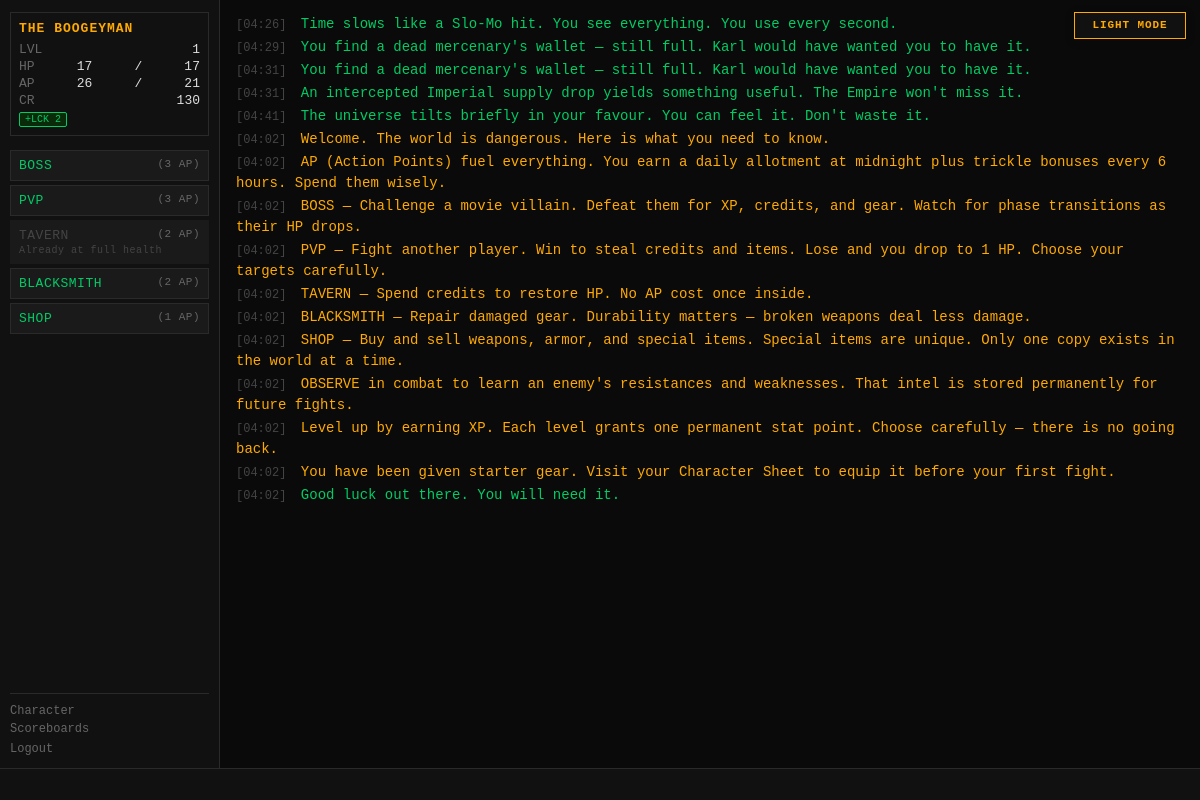
The app's page / (signed in), older data.
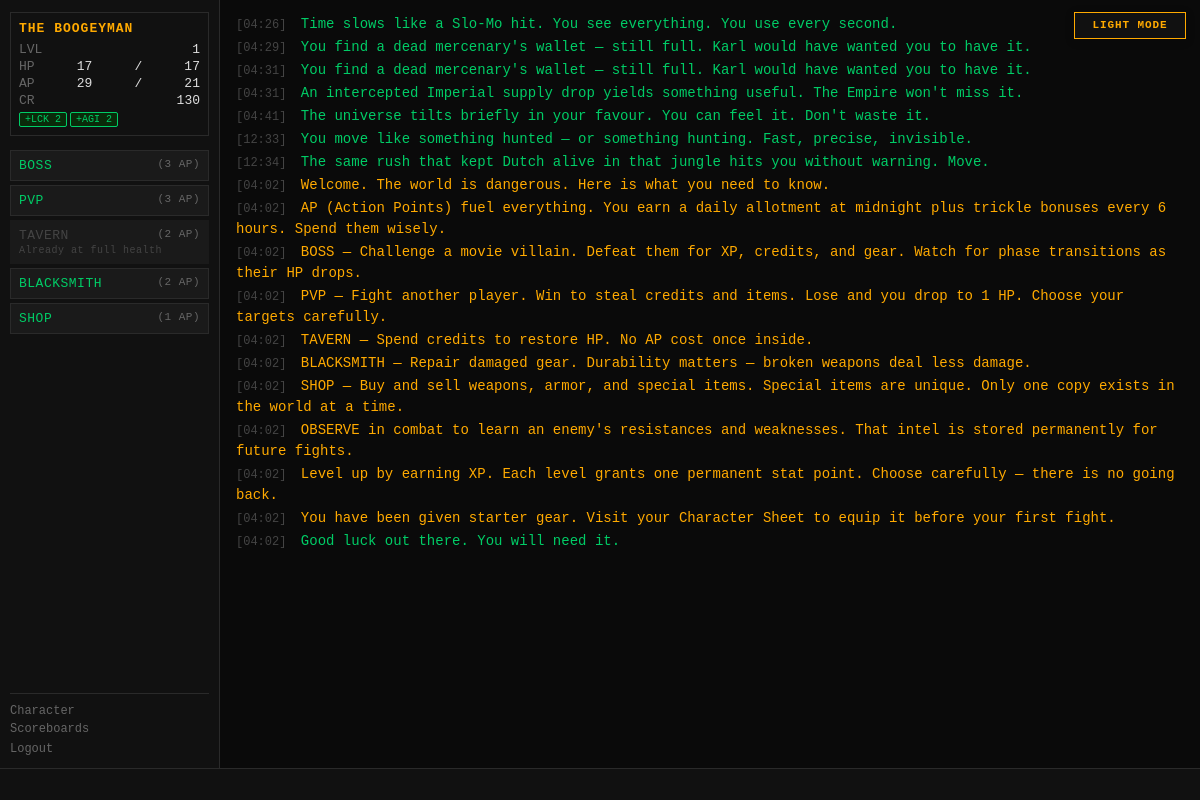
The same page, newer data.
### tables this page shows
CREATE TABLE players (
    id                  INTEGER PRIMARY KEY AUTOINCREMENT,
    username            TEXT    UNIQUE NOT NULL,
    password_hash       TEXT    NOT NULL,
    email               TEXT    UNIQUE NOT NULL,
    character_name      TEXT    NOT NULL,
    sex                 TEXT    NOT NULL,
    class_id            INTEGER REFERENCES classes(id),
    str_stat            INTEGER NOT NULL DEFAULT 1,
    end_stat            INTEGER NOT NULL DEFAULT 1,
    agi_stat            INTEGER NOT NULL DEFAULT 1,
    lck_stat            INTEGER NOT NULL DEFAULT 1,
    per_stat            INTEGER NOT NULL DEFAULT 1,
    level               INTEGER NOT NULL DEFAULT 1,
    xp                  INTEGER NOT NULL DEFAULT 0,
    current_hp          INTEGER NOT NULL,
    current_ap          INTEGER NOT NULL,
    credits             INTEGER NOT NULL DEFAULT 25,
    equipped_weapon_id  INTEGER REFERENCES inventory_items(id),
    equipped_armor_id   INTEGER REFERENCES inventory_items(id),
    equipped_special_id INTEGER REFERENCES inventory_items(id),
    in_combat           INTEGER NOT NULL DEFAULT 0,
    pending_levelup     INTEGER NOT NULL DEFAULT 0,
    combat_preference   TEXT    NOT NULL DEFAULT "Balanced",
    is_banned           INTEGER NOT NULL DEFAULT 0,
    last_login_at       TEXT,
    created_at          TEXT    NOT NULL DEFAULT (datetime('now'))
);

CREATE TABLE daily_feed (
    id                INTEGER PRIMARY KEY AUTOINCREMENT,
    feed_scope        TEXT    NOT NULL,
    player_id         INTEGER REFERENCES players(id),
    flavor_text       TEXT    NOT NULL,
    event_category    TEXT    NOT NULL,
    combat_session_id INTEGER REFERENCES combat_sessions(id),
    occurred_at       TEXT    NOT NULL DEFAULT (datetime('now'))
);

### routes/dashboard.py (the view)
@bp.route('/')
def index():
    player   = g.player
    settings = get_all_settings()
    history_count = settings.get('TERMINAL_HISTORY_ENTRIES', cfg.TERMINAL_HISTORY_ENTRIES)
    terminal_history = execute(
        '''SELECT flavor_text, event_category, occurred_at, combat_session_id
           FROM daily_feed
           WHERE player_id = ? OR feed_scope = 'GLOBAL'
           ORDER BY occurred_at DESC
           LIMIT ?''',
        (player['id'], history_count)
    )
    terminal_history = list(reversed(terminal_history))
    button_states = _get_button_states(player, settings)
    now_iso = datetime.utcnow().isoformat()
    active_effects = execute(
        "SELECT effect_type, value FROM status_effects WHERE player_id = ?", (player["id"],)
    )
    label_map = {
        "STAT_BOOST_STR": "+STR", "STAT_BOOST_END": "+END", "STAT_BOOST_AGI": "+AGI",
        "STAT_BOOST_LCK": "+LCK", "STAT_BOOST_PER": "+PER", "STAT_BOOST_INITIATIVE": "+INIT",
        "STAT_PENALTY_STR": "-STR", "STAT_PENALTY_END": "-END", "STAT_PENALTY_AGI": "-AGI",
        "STAT_PENALTY_LCK": "-LCK", "STAT_PENALTY_PER": "-PER", "STAT_PENALTY_INITIATIVE": "-INIT",
        "CURSED": "CURSED",
    }
    effect_labels = [
        f"{label_map.get(e['effect_type'], e['effect_type'])} {int(abs(e['value']))}"
        for e in active_effects
    ]
    return render_template(
        'dashboard.html',
        terminal_history=terminal_history,
        button_states=button_states,
        blackout=g.get('blackout', False),
        now_iso=now_iso,
        effect_labels=effect_labels,
    )

### app.py (called while the page is built)
def _context_processor() -> dict:
    player = g.get("player")
    if not player:
        return {}
    return {"player": player, "settings": get_all_settings()}

def _check_auth():
    if request.endpoint in _AUTH_EXEMPT:
        return None
    if not session.get("player_id"):
        return redirect(url_for("auth.login"))
    return None

def _load_player():
    player_id = session.get("player_id")
    if not player_id:
        return None
    player = get_player(player_id)
    if player is None:
        session.clear()
        return redirect(url_for("auth.login"))
    g.player = player
    return None

def _check_levelup():
    if request.endpoint in _LEVELUP_EXEMPT:
        return None
    player = g.get("player")
    if player and player.get("pending_levelup") and not player.get("in_combat"):
        return redirect(url_for("auth.levelup"))
    return None

def _set_blackout_flag():
    settings = get_all_settings()
    blackout_mins = settings.get("MIDNIGHT_BLACKOUT_MINUTES", cfg.MIDNIGHT_BLACKOUT_MINUTES)
    now = datetime.now(timezone.utc)
    minutes_to_midnight = (24 * 60) - (now.hour * 60 + now.minute)
    g.blackout = (minutes_to_midnight <= blackout_mins)

### database.py (called while the page is built)
def get_db() -> sqlite3.Connection:
    if 'db' not in g:
        g.db = sqlite3.connect(
            cfg.DB_PATH,
            detect_types=sqlite3.PARSE_DECLTYPES,
            timeout=10,
        )
        g.db.row_factory = dict_factory
        g.db.execute("PRAGMA foreign_keys = ON")
        g.db.execute("PRAGMA journal_mode = WAL")
    return g.db

def dict_factory(cursor: sqlite3.Cursor, row: tuple) -> dict:
    return {col[0]: val for col, val in zip(cursor.description, row)}

def execute(sql: str, params: tuple = ()) -> list[dict]:
    return get_db().execute(sql, params).fetchall()

def execute_one(sql: str, params: tuple = ()) -> dict | None:
    return get_db().execute(sql, params).fetchone()

### templates/dashboard.html (shortened to what this page needs)
{% extends "base.html" %}
{% block content %}
<div id="terminal" role="log" aria-live="polite">
    {% for entry in terminal_history %}
        <div class="term-line term-{{ entry.event_category|lower }}">
            <span class="term-ts">[{{ entry.occurred_at[11:16] }}]</span>
            {{ entry.flavor_text }}
        </div>
    {% endfor %}
</div>
{% endblock %}

### templates/base.html (shortened to what this page needs)
<!DOCTYPE html>
<html lang="en">
<head>
    <link rel="stylesheet" href="{{ url_for('static', filename='style.css') }}">
</head>
<body class="{{ 'authenticated' if player else 'auth-page' }} {% block body_class %}{% endblock %}">
<button id="theme-toggle" type="button" aria-label="Switch color theme" aria-pressed="false">
</button>
{% if player %}
<div id="left-col">
    <div id="status-block">
        <div class="status-name">{{ player.character_name }}</div>
        <div class="status-line">
            <span class="label">LVL</span>
            <span id="status-level">{{ player.level }}</span>
        </div>
        <div class="status-line">
            <span class="label">HP</span>
            <span id="status-hp">{{ player.current_hp }}</span>/<span id="status-maxhp">{{ player.max_hp }}</span>
        </div>
        <div class="status-line">
            <span class="label">AP</span>
            <span id="status-ap">{{ player.current_ap }}</span>/<span id="status-maxap">{{ player.max_ap }}</span>
        </div>
        <div class="status-line">
            <span class="label">CR</span>
            <span id="status-credits">{{ player.credits }}</span>
        </div>
        {% if effect_labels is defined and effect_labels %}
        <div class="status-effects">
            {% for label in effect_labels %}
            <span class="effect-tag {{ 'effect-good' if label.startswith('+') else 'effect-bad' }}">{{ label }}</span>
            {% endfor %}
        </div>
        {% endif %}
    </div>
    <div id="action-buttons">
        {% if button_states is defined %}
            {% set action_endpoints = {
                'boss': 'actions.action_boss',
                'pvp': 'actions.action_pvp',
                'tavern': 'actions.action_tavern',
                'blacksmith': 'blacksmith.index',
                'shop': 'shop.index'
            } %}
            {% for action, state in button_states.items() %}
                {% if state.enabled %}
                    {% if action in ('blacksmith', 'shop') %}
                    <a class="action-btn action-link" href="{{ url_for(action_endpoints[action]) }}">
                        {{ action|upper }} <span class="ap-cost">({{ state.ap_cost }} AP)</span>
                    </a>
                    {% else %}
                    <form class="terminal-action" action="{{ url_for(action_endpoints[action]) }}" method="POST">
                    <button type="submit" class="action-btn">
                        {{ action|upper }} <span class="ap-cost">({{ state.ap_cost }} AP)</span>
                    </button>
                    </form>
                    {% endif %}
                {% else %}
                <button class="action-btn disabled" title="{{ state.reason }}" disabled>
                    {{ action|upper }} <span class="ap-cost">({{ state.ap_cost }} AP)</span>
                    <span class="btn-reason">{{ state.reason }}</span>
                </button>
                {% endif %}
            {% endfor %}
        {% endif %}
    </div>
    <nav id="left-nav">
        <a href="{{ url_for('character.index') }}">Character</a>
        <a href="{{ url_for('scoreboards.index') }}">Scoreboards</a>
        <form action="{{ url_for('auth.logout') }}" method="POST" style="margin:0">
            <button type="submit" class="nav-link-btn">Logout</button>
        </form>
    </nav>
</div>
{% endif %}
<div id="main">
    {% block content %}{% endblock %}
</div>
{% if player %}
<div id="ticker-wrap">
    <div id="ticker">
    </div>
</div>
{% endif %}
</body>
</html>

### static/style.css (style rules this page uses)
:root { --bg: #0a0a0a; --bg-panel: #111111; --bg-input: #1a1a1a; --border: #2a2a2a; --green: #00cc66; --red: #cc2222; --amber: #ffaa00; --blue: #4499ff; --grey: #666666; --white: #dddddd; --dim: #444444; --font: 'Courier New', Courier, monospace; --left-width: 220px; --ticker-h: 32px; }
*, *::before, *::after { box-sizing: border-box; margin: 0; padding: 0; }
html, body { height: 100%; background: var(--bg); color: var(--white); font-family: var(--font); font-size: 14px; overflow: hidden; }
a { color: var(--blue); text-decoration: none; }
#theme-toggle { position: fixed; top: 12px; right: 14px; z-index: 1000; min-width: 112px; padding: 7px 10px; border: 1px solid var(--amber); background: var(--bg-panel); color: var(--amber); font: bold 11px/1 var(--font); letter-spacing: 0.08em; cursor: pointer; box-shadow: 0 2px 10px rgba(0, 0, 0, 0.18); }
#left-col { position: fixed; top: 0; left: 0; width: var(--left-width); height: calc(100vh - var(--ticker-h)); background: var(--bg-panel); border-right: 1px solid var(--border); display: flex; flex-direction: column; padding: 12px 10px; overflow-y: auto; z-index: 10; }
#main { margin-left: var(--left-width); height: calc(100vh - var(--ticker-h)); overflow-y: auto; overflow-x: hidden; scrollbar-gutter: stable; display: flex; flex-direction: column; }
#status-block { border: 1px solid var(--border); padding: 8px; margin-bottom: 14px; }
.status-name { color: var(--amber); font-size: 13px; font-weight: bold; margin-bottom: 6px; text-transform: uppercase; letter-spacing: 1px; }
.status-line { display: flex; justify-content: space-between; margin: 2px 0; font-size: 13px; }
.status-line .label { color: var(--grey); }
#action-buttons { display: flex; flex-direction: column; gap: 4px; margin-bottom: 14px; }
#action-buttons form { margin: 0; }
.action-btn { width: 100%; background: var(--bg-input); color: var(--green); border: 1px solid var(--border); padding: 7px 8px; text-align: left; cursor: pointer; font-family: var(--font); font-size: 13px; letter-spacing: 0.5px; transition: background 0.1s, border-color 0.1s; }
.action-btn.disabled, .action-btn:disabled { color: var(--dim); cursor: not-allowed; border-color: #1a1a1a; }
.ap-cost { font-size: 11px; color: var(--grey); float: right; }
.btn-reason { display: block; font-size: 10px; color: var(--dim); margin-top: 2px; }
#left-nav { margin-top: auto; display: flex; flex-direction: column; gap: 4px; border-top: 1px solid var(--border); padding-top: 10px; }
#left-nav a, .nav-link-btn { color: var(--grey); font-size: 12px; font-family: var(--font); background: none; border: none; cursor: pointer; text-align: left; padding: 0; }
#terminal { flex: 1; overflow-y: auto; padding: 12px 16px; scroll-behavior: smooth; }
.term-line { margin: 2px 0; line-height: 1.5; word-wrap: break-word; }
.term-random_event { color: var(--green); }
.term-system { color: var(--amber); }
.term-ts { color: var(--dim); font-size: 12px; margin-right: 6px; }
#ticker-wrap { position: fixed; bottom: 0; left: 0; right: 0; height: var(--ticker-h); background: var(--bg-panel); border-top: 1px solid var(--border); overflow: hidden; z-index: 20; display: flex; align-items: center; }
#ticker { white-space: nowrap; color: var(--dim); font-size: 12px; padding-left: 100%; animation: ticker-scroll 60s linear infinite; }
.action-link { display: block; text-decoration: none; }
.status-effects { display: flex; flex-wrap: wrap; gap: 3px; margin-top: 4px; }
.effect-tag { font-size: 10px; padding: 1px 5px; border-radius: 2px; }
.effect-good { background: #0a2a0a; color: var(--green); border: 1px solid var(--green); }

Row changes from the older to the newer data that the page shows:
changed players "THE BOOGEYMAN": current_ap "26" → "29"
added daily_feed: occurred_at "12:33", flavor_text "You move like something hunted — or something hunting. Fast, precise, invisible.", event_category "RANDOM_EVENT" (drawn)
added daily_feed: occurred_at "12:34", flavor_text "The same rush that kept Dutch alive in that jungle hits you without warning. Move.", event_category "RANDOM_EVENT" (drawn)
Text that changed along with them:
new list line: "+AGI 2"
